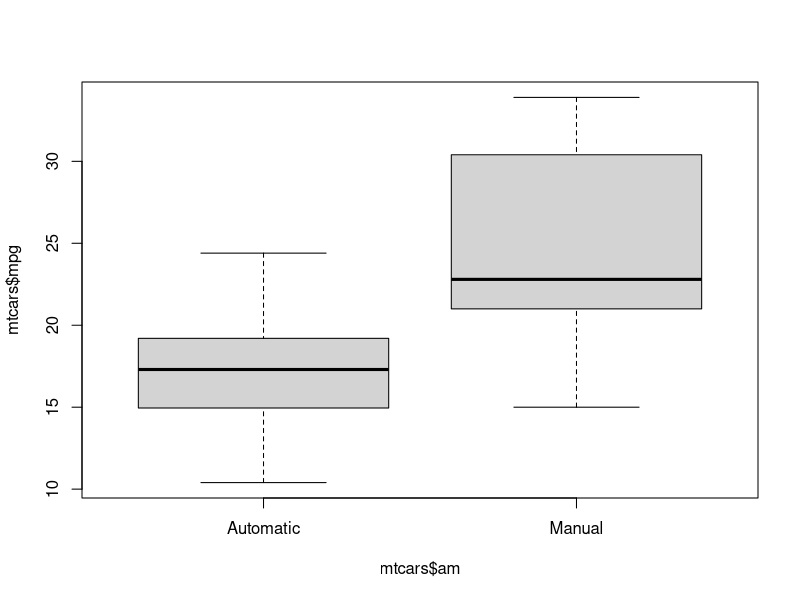
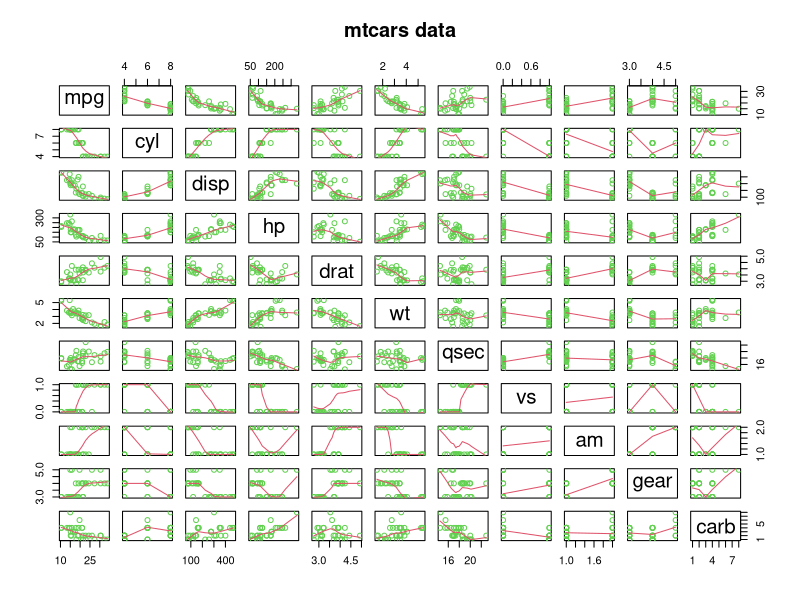
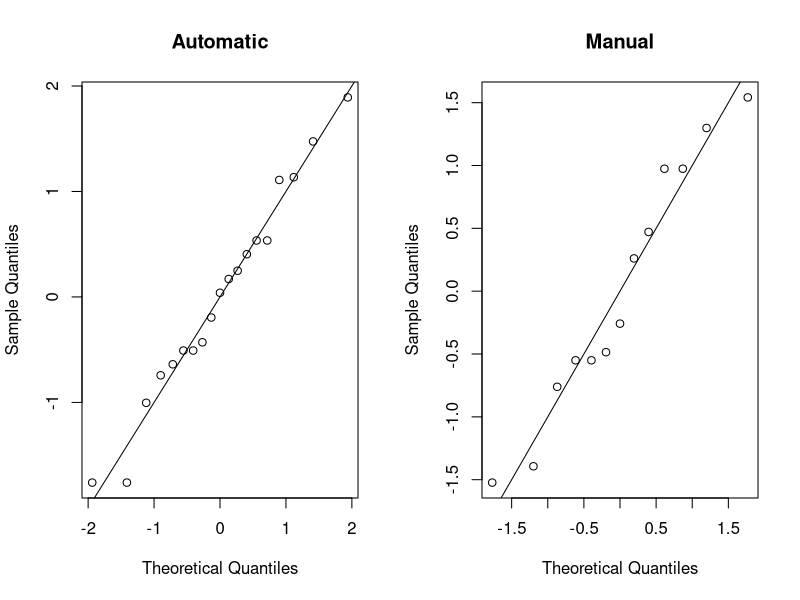
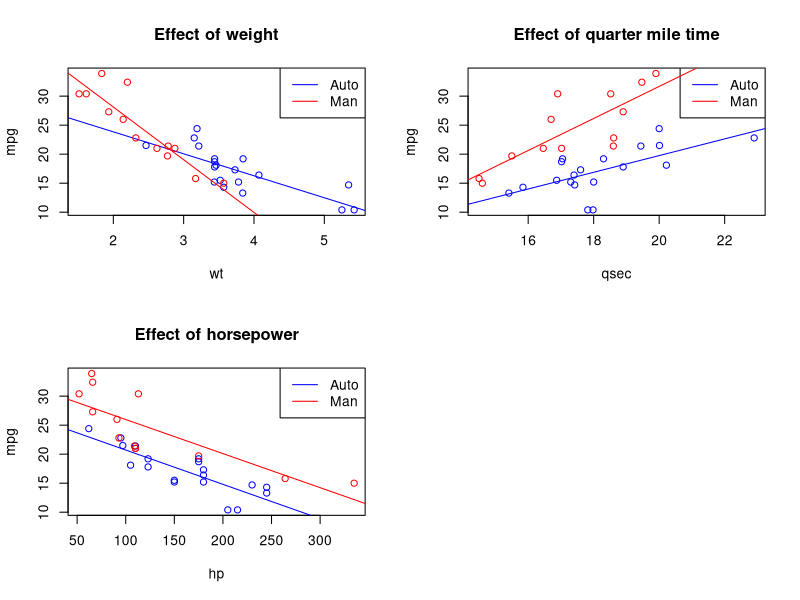
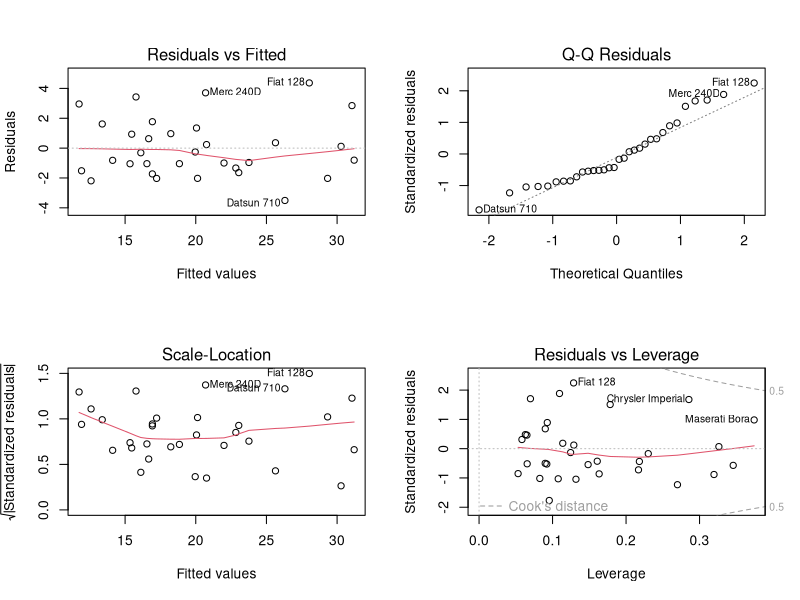

Write R code to recreate these figures, in order.
## ---- chunk 1
# Load the relevant data set
data(mtcars)

# Convert binary or categorical variables to factor variables
mtcars$am <- as.factor(mtcars$am)

# Assign meaningful level names
levels(mtcars$am) <- c("Automatic", "Manual")
## ---- chunk 2
boxplot(mtcars$mpg ~ mtcars$am)
## ---- chunk 3
test.1 <- t.test(mtcars$mpg ~ mtcars$am)
## ---- chunk 4
mSimple <- lm(mpg ~ am, data = mtcars)
#summary(mSimple)
## ---- chunk 5
mFull <- lm(mpg ~ ., data = mtcars)
#summary(mFull)
## ---- chunk 6
mStepF <- step(mSimple, direction="forward", trace = 0, 
               scope=(~ cyl + disp + hp + drat + wt + qsec + vs + am + gear + carb))
#summary(mStepF)
## ---- chunk 7
mStepB <- step(mFull, direction = "backward", trace = 0)
#summary(mStepB)
## ---- chunk 8
mInt <- lm(mpg ~ am + wt + qsec + am:wt, data = mtcars)
## ---- chunk 9
pairs(mtcars, panel = panel.smooth, main = "mtcars data", col = 3 + (mtcars$am == 0))
## ---- chunk 10
par(mfrow = c(1,2)) # Setup a two column plot

qqnorm(scale(mtcars$mpg[mtcars$am == "Automatic"]), main = "Automatic")
abline(0,1)

qqnorm(scale(mtcars$mpg[mtcars$am == "Manual"]), main = "Manual")
abline(0,1)
## ---- chunk 11
par(mfrow = c(2, 2))

with(mtcars[mtcars$am == "Automatic", ], {
  plot(y = mpg, x = wt, col = "blue", main = "Effect of weight",
       ylim = c(min(mtcars$mpg), max(mtcars$mpg)),
       xlim = c(min(mtcars$wt), max(mtcars$wt)))
  abline(lm(mpg ~ wt), col = "blue")
  legend("topright", legend = c("Auto", "Man"), col = c("blue", "red"), lty = 1)
})

with(mtcars[mtcars$am == "Manual", ], {
  points(y = mpg, x = wt, col = "red")
  abline(lm(mpg ~ wt), col = "red")
})

with(mtcars[mtcars$am == "Automatic", ], {
  plot(y = mpg, x = qsec, col = "blue", main = "Effect of quarter mile time",
       ylim = c(min(mtcars$mpg), max(mtcars$mpg)),
       xlim = c(min(mtcars$qsec), max(mtcars$qsec)))
  abline(lm(mpg ~ qsec), col = "blue")
  legend("topright", legend = c("Auto", "Man"), col = c("blue", "red"), lty = 1)
})

with(mtcars[mtcars$am == "Manual", ], {
  points(y = mpg, x = qsec, col = "red")
  abline(lm(mpg ~ qsec), col = "red")
})

with(mtcars[mtcars$am == "Automatic", ], {
  plot(y = mpg, x = hp, col = "blue", main = "Effect of horsepower",
       ylim = c(min(mtcars$mpg), max(mtcars$mpg)),
       xlim = c(min(mtcars$hp), max(mtcars$hp)))
  abline(lm(mpg ~ hp), col = "blue")
  legend("topright", legend = c("Auto", "Man"), col = c("blue", "red"), lty = 1)
})

with(mtcars[mtcars$am == "Manual", ], {
  points(y = mpg, x = hp, col = "red")
  abline(lm(mpg ~ hp), col = "red")
})
## ---- chunk 12
# Most influential beta
#max(abs(dfbetas(mInt)))
#which.max(abs(dfbetas(mInt))[, 2])

par(mfrow = c(2, 2))
plot(mInt)
## ---- chunk 13
summary(mSimple)
summary(mFull)
summary(mStepF)
summary(mStepB)
summary(mInt)
anova(mInt)
